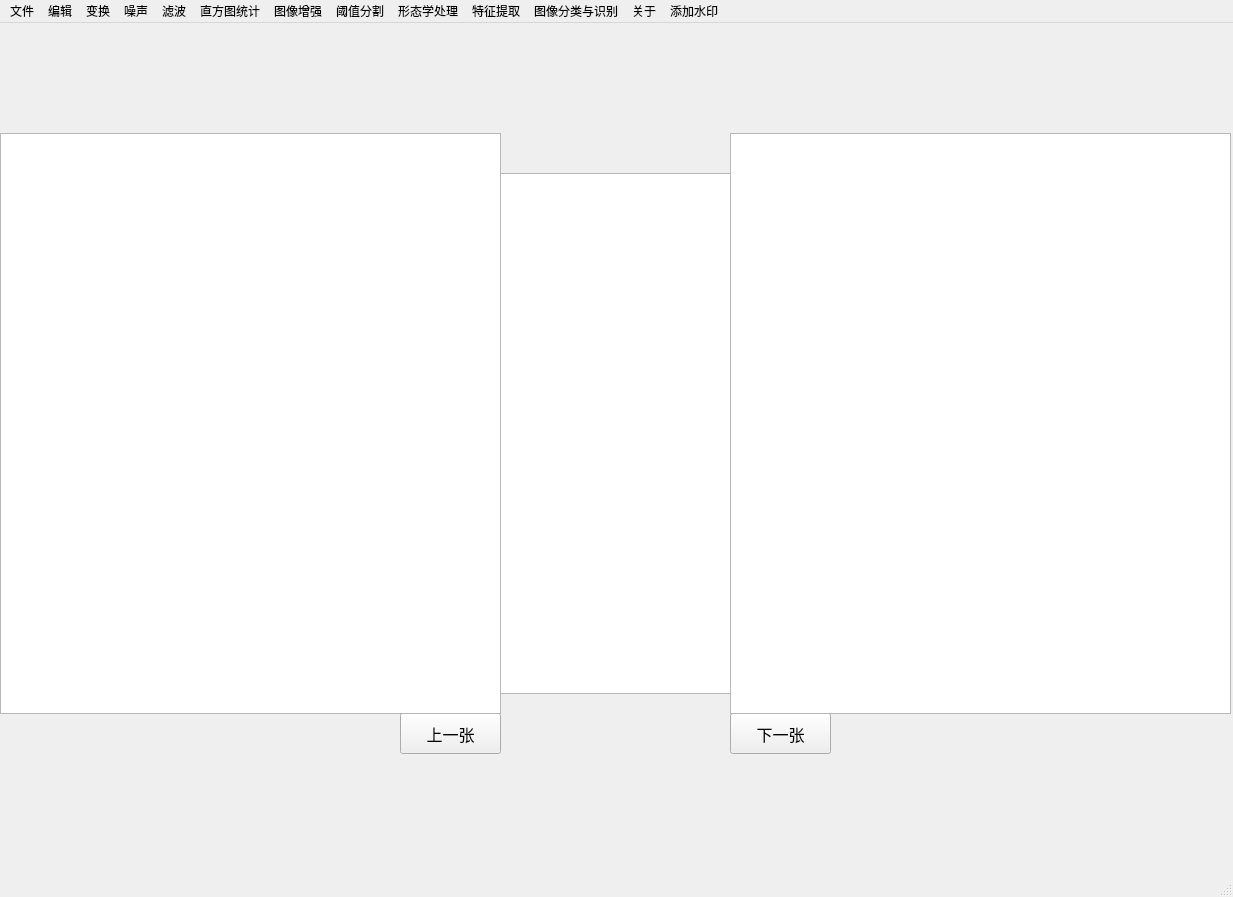
<?xml version="1.0" encoding="UTF-8"?>
<ui version="4.0">
 <class>MainWindow</class>
 <widget class="QMainWindow" name="MainWindow">
  <property name="enabled">
   <bool>true</bool>
  </property>
  <property name="geometry">
   <rect>
    <x>0</x>
    <y>0</y>
    <width>1233</width>
    <height>897</height>
   </rect>
  </property>
  <property name="windowTitle">
   <string>MainWindow</string>
  </property>
  <widget class="QWidget" name="centralwidget">
   <widget class="QGraphicsView" name="graphicsViewCenter">
    <property name="geometry">
     <rect>
      <x>240</x>
      <y>150</y>
      <width>721</width>
      <height>521</height>
     </rect>
    </property>
   </widget>
   <widget class="QPushButton" name="back">
    <property name="geometry">
     <rect>
      <x>400</x>
      <y>690</y>
      <width>101</width>
      <height>41</height>
     </rect>
    </property>
    <property name="font">
     <font>
      <pointsize>12</pointsize>
     </font>
    </property>
    <property name="text">
     <string>上一张</string>
    </property>
   </widget>
   <widget class="QPushButton" name="next">
    <property name="geometry">
     <rect>
      <x>730</x>
      <y>690</y>
      <width>101</width>
      <height>41</height>
     </rect>
    </property>
    <property name="font">
     <font>
      <pointsize>12</pointsize>
     </font>
    </property>
    <property name="text">
     <string>下一张</string>
    </property>
   </widget>
   <widget class="QGraphicsView" name="graphicsViewLeft">
    <property name="geometry">
     <rect>
      <x>0</x>
      <y>110</y>
      <width>501</width>
      <height>581</height>
     </rect>
    </property>
   </widget>
   <widget class="QGraphicsView" name="graphicsViewRight">
    <property name="geometry">
     <rect>
      <x>730</x>
      <y>110</y>
      <width>501</width>
      <height>581</height>
     </rect>
    </property>
   </widget>
  </widget>
  <widget class="QMenuBar" name="menubar">
   <property name="enabled">
    <bool>true</bool>
   </property>
   <property name="geometry">
    <rect>
     <x>0</x>
     <y>0</y>
     <width>1233</width>
     <height>23</height>
    </rect>
   </property>
   <property name="defaultUp">
    <bool>true</bool>
   </property>
   <widget class="QMenu" name="menu">
    <property name="enabled">
     <bool>true</bool>
    </property>
    <property name="geometry">
     <rect>
      <x>269</x>
      <y>129</y>
      <width>125</width>
      <height>144</height>
     </rect>
    </property>
    <property name="font">
     <font>
      <pointsize>10</pointsize>
     </font>
    </property>
    <property name="title">
     <string>文件</string>
    </property>
    <addaction name="recentBrowse"/>
    <addaction name="fileopen"/>
    <addaction name="filesave"/>
    <addaction name="exit"/>
   </widget>
   <widget class="QMenu" name="menu_2">
    <property name="geometry">
     <rect>
      <x>309</x>
      <y>129</y>
      <width>120</width>
      <height>182</height>
     </rect>
    </property>
    <property name="title">
     <string>编辑</string>
    </property>
    <addaction name="zoomUp"/>
    <addaction name="zoomDown"/>
    <addaction name="grayLevel"/>
    <addaction name="lightLevel"/>
    <addaction name="rotate"/>
    <addaction name="printScreen"/>
   </widget>
   <widget class="QMenu" name="menu_3">
    <property name="title">
     <string>变换</string>
    </property>
    <addaction name="fourierTransform"/>
    <addaction name="DCTTransformer"/>
    <addaction name="RadomTransformer"/>
   </widget>
   <widget class="QMenu" name="menu_4">
    <property name="title">
     <string>噪声</string>
    </property>
    <addaction name="GaussNoise"/>
    <addaction name="jiaoYanNoise"/>
    <addaction name="splotNoise"/>
    <addaction name="poissonNoise"/>
   </widget>
   <widget class="QMenu" name="menu_5">
    <property name="title">
     <string>滤波</string>
    </property>
    <addaction name="highPassFilter"/>
    <addaction name="lowPassFilter"/>
    <addaction name="smoothFilterLinear"/>
    <addaction name="smoothFilterNoLinear"/>
    <addaction name="sharpenFilterLinear"/>
    <addaction name="sharpenFilterNoLinear"/>
   </widget>
   <widget class="QMenu" name="menu_6">
    <property name="title">
     <string>直方图统计</string>
    </property>
    <addaction name="RHistogram"/>
    <addaction name="GHistogram"/>
    <addaction name="BHistgram"/>
   </widget>
   <widget class="QMenu" name="menu_7">
    <property name="title">
     <string>图像增强</string>
    </property>
    <addaction name="noColorRenforce"/>
    <addaction name="colorReinforce"/>
    <addaction name="histogramBalance"/>
    <addaction name="NTSCColorModel"/>
    <addaction name="YCbCrColorModel"/>
    <addaction name="HSVColorModel"/>
   </widget>
   <widget class="QMenu" name="thresholdValue">
    <property name="title">
     <string>阈值分割</string>
    </property>
   </widget>
   <widget class="QMenu" name="menu_9">
    <property name="title">
     <string>形态学处理</string>
    </property>
   </widget>
   <widget class="QMenu" name="FeatuerExtraction">
    <property name="title">
     <string>特征提取</string>
    </property>
   </widget>
   <widget class="QMenu" name="menu_11">
    <property name="title">
     <string>图像分类与识别</string>
    </property>
    <addaction name="classfic"/>
    <addaction name="recognize"/>
   </widget>
   <widget class="QMenu" name="about">
    <property name="title">
     <string>关于</string>
    </property>
   </widget>
   <widget class="QMenu" name="menu_8">
    <property name="title">
     <string>添加水印</string>
    </property>
    <addaction name="addTextMark"/>
    <addaction name="addGraphMask"/>
   </widget>
   <addaction name="menu"/>
   <addaction name="menu_2"/>
   <addaction name="menu_3"/>
   <addaction name="menu_4"/>
   <addaction name="menu_5"/>
   <addaction name="menu_6"/>
   <addaction name="menu_7"/>
   <addaction name="thresholdValue"/>
   <addaction name="menu_9"/>
   <addaction name="FeatuerExtraction"/>
   <addaction name="menu_11"/>
   <addaction name="about"/>
   <addaction name="menu_8"/>
  </widget>
  <widget class="QStatusBar" name="statusbar"/>
  <action name="fileopen">
   <property name="text">
    <string>打开</string>
   </property>
   <property name="font">
    <font>
     <pointsize>10</pointsize>
    </font>
   </property>
  </action>
  <action name="filesave">
   <property name="text">
    <string>保存</string>
   </property>
  </action>
  <action name="exit">
   <property name="text">
    <string>退出</string>
   </property>
  </action>
  <action name="zoomUp">
   <property name="text">
    <string>放大</string>
   </property>
  </action>
  <action name="zoomDown">
   <property name="text">
    <string>缩小</string>
   </property>
  </action>
  <action name="grayLevel">
   <property name="text">
    <string>灰度</string>
   </property>
  </action>
  <action name="lightLevel">
   <property name="text">
    <string>亮度</string>
   </property>
  </action>
  <action name="rotate">
   <property name="text">
    <string>旋转</string>
   </property>
  </action>
  <action name="printScreen">
   <property name="text">
    <string>截图</string>
   </property>
  </action>
  <action name="fourierTransform">
   <property name="text">
    <string>傅里叶变换</string>
   </property>
  </action>
  <action name="DCTTransformer">
   <property name="text">
    <string>离散余弦变换</string>
   </property>
  </action>
  <action name="RadomTransformer">
   <property name="text">
    <string>Radom变换</string>
   </property>
  </action>
  <action name="GaussNoise">
   <property name="text">
    <string>高斯噪声</string>
   </property>
  </action>
  <action name="jiaoYanNoise">
   <property name="text">
    <string>椒盐噪声</string>
   </property>
  </action>
  <action name="splotNoise">
   <property name="text">
    <string>斑点噪声</string>
   </property>
  </action>
  <action name="poissonNoise">
   <property name="text">
    <string>泊松噪声</string>
   </property>
  </action>
  <action name="highPassFilter">
   <property name="text">
    <string>高通滤波</string>
   </property>
  </action>
  <action name="lowPassFilter">
   <property name="text">
    <string>低通噪声</string>
   </property>
  </action>
  <action name="smoothFilterLinear">
   <property name="text">
    <string>平滑滤波（线性）</string>
   </property>
  </action>
  <action name="smoothFilterNoLinear">
   <property name="text">
    <string>平滑滤波（非线性)</string>
   </property>
  </action>
  <action name="sharpenFilterLinear">
   <property name="text">
    <string>锐化滤波（线性）</string>
   </property>
  </action>
  <action name="sharpenFilterNoLinear">
   <property name="text">
    <string>锐化滤波（非线性）</string>
   </property>
  </action>
  <action name="RHistogram">
   <property name="text">
    <string>R直方图</string>
   </property>
  </action>
  <action name="GHistogram">
   <property name="text">
    <string>G直方图</string>
   </property>
  </action>
  <action name="BHistgram">
   <property name="text">
    <string>B直方图</string>
   </property>
  </action>
  <action name="noColorRenforce">
   <property name="text">
    <string>伪彩色图像</string>
   </property>
  </action>
  <action name="colorReinforce">
   <property name="text">
    <string>真彩色图像</string>
   </property>
  </action>
  <action name="histogramBalance">
   <property name="text">
    <string>直方图均衡</string>
   </property>
  </action>
  <action name="NTSCColorModel">
   <property name="text">
    <string>NTSC颜色模型</string>
   </property>
  </action>
  <action name="YCbCrColorModel">
   <property name="text">
    <string>YCbCr颜色模型</string>
   </property>
  </action>
  <action name="HSVColorModel">
   <property name="text">
    <string>HSV颜色模型</string>
   </property>
  </action>
  <action name="classfic">
   <property name="text">
    <string>分类</string>
   </property>
  </action>
  <action name="recognize">
   <property name="text">
    <string>识别</string>
   </property>
  </action>
  <action name="recentBrowse">
   <property name="text">
    <string>最近浏览</string>
   </property>
  </action>
  <action name="addTextMark">
   <property name="text">
    <string>添加文字水印</string>
   </property>
  </action>
  <action name="addGraphMask">
   <property name="text">
    <string>添加图片水印</string>
   </property>
  </action>
 </widget>
 <resources/>
 <connections>
  <connection>
   <sender>fileopen</sender>
   <signal>triggered()</signal>
   <receiver>filesave</receiver>
   <slot>trigger()</slot>
   <hints>
    <hint type="sourcelabel">
     <x>-1</x>
     <y>-1</y>
    </hint>
    <hint type="destinationlabel">
     <x>-1</x>
     <y>-1</y>
    </hint>
   </hints>
  </connection>
  <connection>
   <sender>recentBrowse</sender>
   <signal>triggered()</signal>
   <receiver>recentBrowse</receiver>
   <slot>trigger()</slot>
   <hints>
    <hint type="sourcelabel">
     <x>-1</x>
     <y>-1</y>
    </hint>
    <hint type="destinationlabel">
     <x>-1</x>
     <y>-1</y>
    </hint>
   </hints>
  </connection>
  <connection>
   <sender>exit</sender>
   <signal>triggered()</signal>
   <receiver>exit</receiver>
   <slot>trigger()</slot>
   <hints>
    <hint type="sourcelabel">
     <x>-1</x>
     <y>-1</y>
    </hint>
    <hint type="destinationlabel">
     <x>-1</x>
     <y>-1</y>
    </hint>
   </hints>
  </connection>
  <connection>
   <sender>filesave</sender>
   <signal>triggered()</signal>
   <receiver>filesave</receiver>
   <slot>trigger()</slot>
   <hints>
    <hint type="sourcelabel">
     <x>-1</x>
     <y>-1</y>
    </hint>
    <hint type="destinationlabel">
     <x>-1</x>
     <y>-1</y>
    </hint>
   </hints>
  </connection>
  <connection>
   <sender>MainWindow</sender>
   <signal>destroyed()</signal>
   <receiver>MainWindow</receiver>
   <slot>update()</slot>
   <hints>
    <hint type="sourcelabel">
     <x>616</x>
     <y>448</y>
    </hint>
    <hint type="destinationlabel">
     <x>616</x>
     <y>448</y>
    </hint>
   </hints>
  </connection>
  <connection>
   <sender>classfic</sender>
   <signal>triggered()</signal>
   <receiver>classfic</receiver>
   <slot>trigger()</slot>
   <hints>
    <hint type="sourcelabel">
     <x>-1</x>
     <y>-1</y>
    </hint>
    <hint type="destinationlabel">
     <x>-1</x>
     <y>-1</y>
    </hint>
   </hints>
  </connection>
  <connection>
   <sender>recognize</sender>
   <signal>triggered()</signal>
   <receiver>recognize</receiver>
   <slot>trigger()</slot>
   <hints>
    <hint type="sourcelabel">
     <x>-1</x>
     <y>-1</y>
    </hint>
    <hint type="destinationlabel">
     <x>-1</x>
     <y>-1</y>
    </hint>
   </hints>
  </connection>
  <connection>
   <sender>poissonNoise</sender>
   <signal>triggered()</signal>
   <receiver>poissonNoise</receiver>
   <slot>trigger()</slot>
   <hints>
    <hint type="sourcelabel">
     <x>-1</x>
     <y>-1</y>
    </hint>
    <hint type="destinationlabel">
     <x>-1</x>
     <y>-1</y>
    </hint>
   </hints>
  </connection>
  <connection>
   <sender>splotNoise</sender>
   <signal>triggered()</signal>
   <receiver>splotNoise</receiver>
   <slot>trigger()</slot>
   <hints>
    <hint type="sourcelabel">
     <x>-1</x>
     <y>-1</y>
    </hint>
    <hint type="destinationlabel">
     <x>-1</x>
     <y>-1</y>
    </hint>
   </hints>
  </connection>
  <connection>
   <sender>jiaoYanNoise</sender>
   <signal>triggered()</signal>
   <receiver>jiaoYanNoise</receiver>
   <slot>trigger()</slot>
   <hints>
    <hint type="sourcelabel">
     <x>-1</x>
     <y>-1</y>
    </hint>
    <hint type="destinationlabel">
     <x>-1</x>
     <y>-1</y>
    </hint>
   </hints>
  </connection>
  <connection>
   <sender>GaussNoise</sender>
   <signal>triggered()</signal>
   <receiver>GaussNoise</receiver>
   <slot>trigger()</slot>
   <hints>
    <hint type="sourcelabel">
     <x>-1</x>
     <y>-1</y>
    </hint>
    <hint type="destinationlabel">
     <x>-1</x>
     <y>-1</y>
    </hint>
   </hints>
  </connection>
  <connection>
   <sender>RadomTransformer</sender>
   <signal>triggered()</signal>
   <receiver>RadomTransformer</receiver>
   <slot>trigger()</slot>
   <hints>
    <hint type="sourcelabel">
     <x>-1</x>
     <y>-1</y>
    </hint>
    <hint type="destinationlabel">
     <x>-1</x>
     <y>-1</y>
    </hint>
   </hints>
  </connection>
  <connection>
   <sender>DCTTransformer</sender>
   <signal>triggered()</signal>
   <receiver>DCTTransformer</receiver>
   <slot>trigger()</slot>
   <hints>
    <hint type="sourcelabel">
     <x>-1</x>
     <y>-1</y>
    </hint>
    <hint type="destinationlabel">
     <x>-1</x>
     <y>-1</y>
    </hint>
   </hints>
  </connection>
  <connection>
   <sender>fourierTransform</sender>
   <signal>triggered()</signal>
   <receiver>fourierTransform</receiver>
   <slot>trigger()</slot>
   <hints>
    <hint type="sourcelabel">
     <x>-1</x>
     <y>-1</y>
    </hint>
    <hint type="destinationlabel">
     <x>-1</x>
     <y>-1</y>
    </hint>
   </hints>
  </connection>
  <connection>
   <sender>printScreen</sender>
   <signal>triggered()</signal>
   <receiver>printScreen</receiver>
   <slot>trigger()</slot>
   <hints>
    <hint type="sourcelabel">
     <x>-1</x>
     <y>-1</y>
    </hint>
    <hint type="destinationlabel">
     <x>-1</x>
     <y>-1</y>
    </hint>
   </hints>
  </connection>
  <connection>
   <sender>rotate</sender>
   <signal>triggered()</signal>
   <receiver>rotate</receiver>
   <slot>trigger()</slot>
   <hints>
    <hint type="sourcelabel">
     <x>-1</x>
     <y>-1</y>
    </hint>
    <hint type="destinationlabel">
     <x>-1</x>
     <y>-1</y>
    </hint>
   </hints>
  </connection>
  <connection>
   <sender>lightLevel</sender>
   <signal>triggered()</signal>
   <receiver>lightLevel</receiver>
   <slot>trigger()</slot>
   <hints>
    <hint type="sourcelabel">
     <x>-1</x>
     <y>-1</y>
    </hint>
    <hint type="destinationlabel">
     <x>-1</x>
     <y>-1</y>
    </hint>
   </hints>
  </connection>
  <connection>
   <sender>grayLevel</sender>
   <signal>triggered()</signal>
   <receiver>grayLevel</receiver>
   <slot>trigger()</slot>
   <hints>
    <hint type="sourcelabel">
     <x>-1</x>
     <y>-1</y>
    </hint>
    <hint type="destinationlabel">
     <x>-1</x>
     <y>-1</y>
    </hint>
   </hints>
  </connection>
  <connection>
   <sender>zoomDown</sender>
   <signal>triggered()</signal>
   <receiver>zoomDown</receiver>
   <slot>trigger()</slot>
   <hints>
    <hint type="sourcelabel">
     <x>-1</x>
     <y>-1</y>
    </hint>
    <hint type="destinationlabel">
     <x>-1</x>
     <y>-1</y>
    </hint>
   </hints>
  </connection>
  <connection>
   <sender>zoomUp</sender>
   <signal>triggered()</signal>
   <receiver>zoomUp</receiver>
   <slot>trigger()</slot>
   <hints>
    <hint type="sourcelabel">
     <x>-1</x>
     <y>-1</y>
    </hint>
    <hint type="destinationlabel">
     <x>-1</x>
     <y>-1</y>
    </hint>
   </hints>
  </connection>
  <connection>
   <sender>HSVColorModel</sender>
   <signal>triggered()</signal>
   <receiver>HSVColorModel</receiver>
   <slot>trigger()</slot>
   <hints>
    <hint type="sourcelabel">
     <x>-1</x>
     <y>-1</y>
    </hint>
    <hint type="destinationlabel">
     <x>-1</x>
     <y>-1</y>
    </hint>
   </hints>
  </connection>
  <connection>
   <sender>YCbCrColorModel</sender>
   <signal>triggered()</signal>
   <receiver>YCbCrColorModel</receiver>
   <slot>trigger()</slot>
   <hints>
    <hint type="sourcelabel">
     <x>-1</x>
     <y>-1</y>
    </hint>
    <hint type="destinationlabel">
     <x>-1</x>
     <y>-1</y>
    </hint>
   </hints>
  </connection>
  <connection>
   <sender>NTSCColorModel</sender>
   <signal>triggered()</signal>
   <receiver>NTSCColorModel</receiver>
   <slot>trigger()</slot>
   <hints>
    <hint type="sourcelabel">
     <x>-1</x>
     <y>-1</y>
    </hint>
    <hint type="destinationlabel">
     <x>-1</x>
     <y>-1</y>
    </hint>
   </hints>
  </connection>
  <connection>
   <sender>histogramBalance</sender>
   <signal>triggered()</signal>
   <receiver>histogramBalance</receiver>
   <slot>trigger()</slot>
   <hints>
    <hint type="sourcelabel">
     <x>-1</x>
     <y>-1</y>
    </hint>
    <hint type="destinationlabel">
     <x>-1</x>
     <y>-1</y>
    </hint>
   </hints>
  </connection>
  <connection>
   <sender>colorReinforce</sender>
   <signal>triggered()</signal>
   <receiver>colorReinforce</receiver>
   <slot>trigger()</slot>
   <hints>
    <hint type="sourcelabel">
     <x>-1</x>
     <y>-1</y>
    </hint>
    <hint type="destinationlabel">
     <x>-1</x>
     <y>-1</y>
    </hint>
   </hints>
  </connection>
  <connection>
   <sender>noColorRenforce</sender>
   <signal>triggered()</signal>
   <receiver>noColorRenforce</receiver>
   <slot>trigger()</slot>
   <hints>
    <hint type="sourcelabel">
     <x>-1</x>
     <y>-1</y>
    </hint>
    <hint type="destinationlabel">
     <x>-1</x>
     <y>-1</y>
    </hint>
   </hints>
  </connection>
  <connection>
   <sender>BHistgram</sender>
   <signal>triggered()</signal>
   <receiver>BHistgram</receiver>
   <slot>trigger()</slot>
   <hints>
    <hint type="sourcelabel">
     <x>-1</x>
     <y>-1</y>
    </hint>
    <hint type="destinationlabel">
     <x>-1</x>
     <y>-1</y>
    </hint>
   </hints>
  </connection>
  <connection>
   <sender>GHistogram</sender>
   <signal>triggered()</signal>
   <receiver>GHistogram</receiver>
   <slot>trigger()</slot>
   <hints>
    <hint type="sourcelabel">
     <x>-1</x>
     <y>-1</y>
    </hint>
    <hint type="destinationlabel">
     <x>-1</x>
     <y>-1</y>
    </hint>
   </hints>
  </connection>
  <connection>
   <sender>RHistogram</sender>
   <signal>triggered()</signal>
   <receiver>RHistogram</receiver>
   <slot>trigger()</slot>
   <hints>
    <hint type="sourcelabel">
     <x>-1</x>
     <y>-1</y>
    </hint>
    <hint type="destinationlabel">
     <x>-1</x>
     <y>-1</y>
    </hint>
   </hints>
  </connection>
  <connection>
   <sender>sharpenFilterNoLinear</sender>
   <signal>triggered()</signal>
   <receiver>sharpenFilterNoLinear</receiver>
   <slot>trigger()</slot>
   <hints>
    <hint type="sourcelabel">
     <x>-1</x>
     <y>-1</y>
    </hint>
    <hint type="destinationlabel">
     <x>-1</x>
     <y>-1</y>
    </hint>
   </hints>
  </connection>
  <connection>
   <sender>sharpenFilterLinear</sender>
   <signal>triggered()</signal>
   <receiver>sharpenFilterLinear</receiver>
   <slot>trigger()</slot>
   <hints>
    <hint type="sourcelabel">
     <x>-1</x>
     <y>-1</y>
    </hint>
    <hint type="destinationlabel">
     <x>-1</x>
     <y>-1</y>
    </hint>
   </hints>
  </connection>
  <connection>
   <sender>smoothFilterNoLinear</sender>
   <signal>triggered()</signal>
   <receiver>smoothFilterNoLinear</receiver>
   <slot>trigger()</slot>
   <hints>
    <hint type="sourcelabel">
     <x>-1</x>
     <y>-1</y>
    </hint>
    <hint type="destinationlabel">
     <x>-1</x>
     <y>-1</y>
    </hint>
   </hints>
  </connection>
  <connection>
   <sender>smoothFilterLinear</sender>
   <signal>triggered()</signal>
   <receiver>smoothFilterLinear</receiver>
   <slot>trigger()</slot>
   <hints>
    <hint type="sourcelabel">
     <x>-1</x>
     <y>-1</y>
    </hint>
    <hint type="destinationlabel">
     <x>-1</x>
     <y>-1</y>
    </hint>
   </hints>
  </connection>
  <connection>
   <sender>lowPassFilter</sender>
   <signal>triggered()</signal>
   <receiver>lowPassFilter</receiver>
   <slot>trigger()</slot>
   <hints>
    <hint type="sourcelabel">
     <x>-1</x>
     <y>-1</y>
    </hint>
    <hint type="destinationlabel">
     <x>-1</x>
     <y>-1</y>
    </hint>
   </hints>
  </connection>
  <connection>
   <sender>highPassFilter</sender>
   <signal>triggered()</signal>
   <receiver>highPassFilter</receiver>
   <slot>trigger()</slot>
   <hints>
    <hint type="sourcelabel">
     <x>-1</x>
     <y>-1</y>
    </hint>
    <hint type="destinationlabel">
     <x>-1</x>
     <y>-1</y>
    </hint>
   </hints>
  </connection>
  <connection>
   <sender>next</sender>
   <signal>clicked()</signal>
   <receiver>next</receiver>
   <slot>click()</slot>
   <hints>
    <hint type="sourcelabel">
     <x>850</x>
     <y>743</y>
    </hint>
    <hint type="destinationlabel">
     <x>850</x>
     <y>743</y>
    </hint>
   </hints>
  </connection>
  <connection>
   <sender>back</sender>
   <signal>clicked()</signal>
   <receiver>back</receiver>
   <slot>click()</slot>
   <hints>
    <hint type="sourcelabel">
     <x>570</x>
     <y>743</y>
    </hint>
    <hint type="destinationlabel">
     <x>570</x>
     <y>743</y>
    </hint>
   </hints>
  </connection>
 </connections>
</ui>
